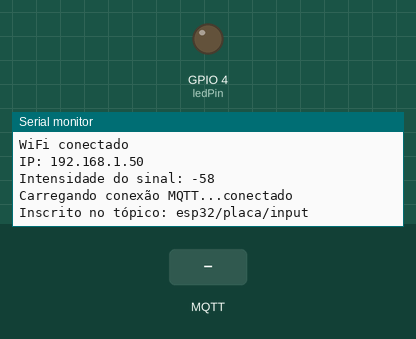
Bench run of a sketch on a simulated ESP32. Parts: output pins drawn as LEDs (lit = HIGH), the last lines printed to the serial monitor. The test bench sets the inputs (shaded band). WiFi joins after 1.5 s; servers stay silent unless stated; no MQTT or app messages arrive unless stated.

Above: at 2.7 s.
2.8 s: MQTT message "HIGH:13" arrives on the first subscribed topic
At 3.9 s:
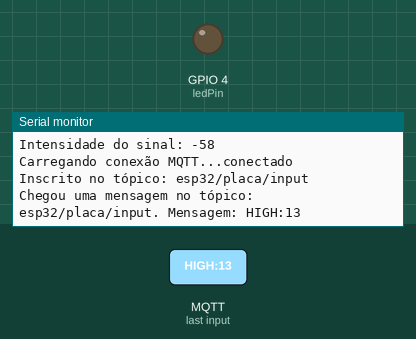
5.8 s: MQTT message "LOW:13" arrives on the first subscribed topic
At 6.2 s:
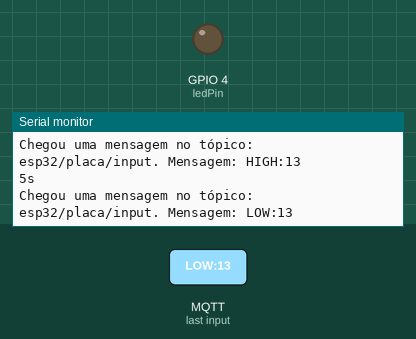
7.3 s: MQTT message "1" arrives on the first subscribed topic
At 8.5 s:
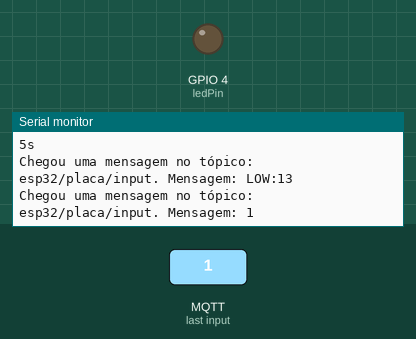

Measured:
- after the input at 2.8 s, the serial monitor: prints a new line at once (image 1)
- after the input at 5.8 s, the serial monitor: prints a new line at once (image 2)
- after the input at 7.3 s, the serial monitor: prints a new line at once (image 3)

The sketch:

Esp32-Master.ino
```cpp
#include <WiFi.h>
#include <PubSubClient.h>

// Pinos UART do Esp32
#define RXp2 16
#define TXp2 17

// Crendenciais Wifi
const char* ssid = "TUPI";
const char* password = "12345678";

// Dados MQTT
const char* mqttServer = "test.mosquitto.org";
const char* mqttClientId = "ifrn-estufas-esp32";

// Tópicos MQTT
const char* mqttTopics[] = { "esp32/placa/input" };
const uint8_t topicsCount = 1;

WiFiClient espClient;
PubSubClient client(espClient);
long lastMsg = 0;
char msg[50];
int value = 0;

float temperature = 0;
float humidity = 0;

// LED Pin
const int ledPin = 4;

void setup() {
  Serial.begin(115200);
  Serial2.begin(9600, SERIAL_8N1, RXp2, TXp2);
  //Serial.println(Serial2.readString());

  // Inicia Wifi
  setupWifi();

  // Inicia cliente MQTT
  client.setServer(mqttServer, 1883);
  client.setCallback(callback);

  // Substituir por função
  pinMode(ledPin, OUTPUT);
}

void setupWifi() {
  delay(10);

  Serial.println();
  Serial.print("Conectando na rede ");
  Serial.println(ssid);

  WiFi.begin(ssid, password);

  while (WiFi.status() != WL_CONNECTED) {
    delay(500);
    Serial.print(".");
  }

  Serial.println("");
  Serial.println("WiFi conectado");
  Serial.print("IP: ");
  Serial.println(WiFi.localIP());
  Serial.print("Intensidade do sinal: ");
  Serial.println(WiFi.RSSI());
}

void callback(char* topic, byte* message, unsigned int length) {
  Serial.print("Chegou uma mensagem no tópico: ");
  Serial.print(topic);
  Serial.print(". Mensagem: ");

  // Monta uma string com os bytes recebidos
  String messageTemp;
  for (int i = 0; i < length; i++) {
    Serial.print((char)message[i]);
    messageTemp += (char)message[i];
  }
  Serial.println();

  //String topicName = String(topic);
  if (String(topic) == mqttTopics[0]) {
    //Serial.print("Changing output to ");
    Serial2.println(messageTemp);
    /* if (messageTemp == "on") {
      Serial2.println("HIGH:13");
    } else if (messageTemp == "off") {
      Serial2.println("LOW:13");
    } */
  }
}

void reconnect() {
  // Espera até reconectar
  while (!client.connected()) {
    Serial.print("Carregando conexão MQTT...");
    // Tenta conectar
    if (client.connect(mqttClientId)) {
      Serial.println("conectado");
      // Se inscreve novamente
      for (uint8_t i = 0; i < topicsCount; i++) {
        client.subscribe(mqttTopics[i]);
        Serial.print("Inscrito no tópico: ");
        Serial.println(mqttTopics[i]);
      }

    } else {
      Serial.print("falha, rc=");
      Serial.print(client.state());
      Serial.println(" tentando novamente em 5s");
      // Espera 5s antes de tentar denovo
      delay(5000);
    }
  }
}
void loop() {
  // Verifica a conexão
  if (!client.connected()) {
    reconnect();
  }

  // Verifica e executa a callback do MQTT
  client.loop();

  // Delay não blocante de 5s
  long now = millis();
  if (now - lastMsg > 5000) {
    lastMsg = now;
    Serial.println("5s");
    //client.publish(mqttTopics[1], "teste");

  }
}
```
